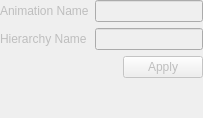
<?xml version="1.0" encoding="UTF-8"?>
<ui version="4.0">
 <class>AnimationHierarchyEditorWidget</class>
 <widget class="QWidget" name="AnimationHierarchyEditorWidget">
  <property name="enabled"><bool>false</bool></property>
  <layout class="QVBoxLayout" name="verticalLayout">
   <property name="spacing"><number>6</number></property>
   <property name="leftMargin"><number>0</number></property><property name="topMargin"><number>0</number></property>
   <property name="rightMargin"><number>0</number></property><property name="bottomMargin"><number>0</number></property>
   <item><layout class="QFormLayout" name="formLayout">
    <item row="0" column="0"><widget class="QLabel" name="animationNameLabel"><property name="text"><string>Animation Name</string></property></widget></item>
    <item row="0" column="1"><widget class="QLineEdit" name="animationNameEdit"><property name="maxLength"><number>15</number></property></widget></item>
    <item row="1" column="0"><widget class="QLabel" name="hierarchyNameLabel"><property name="text"><string>Hierarchy Name</string></property></widget></item>
    <item row="1" column="1"><widget class="QLineEdit" name="hierarchyNameEdit"><property name="maxLength"><number>15</number></property></widget></item>
   </layout></item>
   <item alignment="Qt::AlignmentFlag::AlignRight"><widget class="QPushButton" name="applyButton"><property name="text"><string>Apply</string></property></widget></item>
   <item><spacer name="verticalSpacer"><property name="orientation"><enum>Qt::Orientation::Vertical</enum></property><property name="sizeHint" stdset="0"><size><width>20</width><height>40</height></size></property></spacer></item>
  </layout>
 </widget>
 <resources/><connections/>
</ui>
